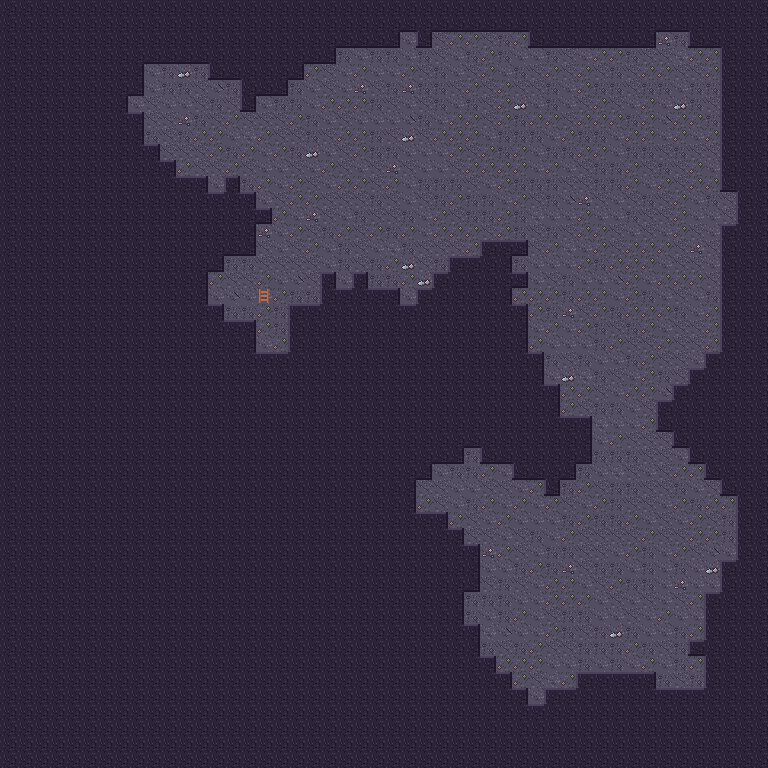

This game map was drawn from its Tiled (.tmx) file and the tilesets committed beside it. A one-line description and the trimmed map source follow:
An orthogonal 48x48 tile map with 16x16 px tiles, 3 tile layers (Back, Buildings, Front).

<map version="1.4" tiledversion="1.4.2" orientation="orthogonal" renderorder="right-down" compressionlevel="0" width="48" height="48" tilewidth="16" tileheight="16" infinite="0" nextlayerid="4" nextobjectid="1">
  <properties />
  <tileset firstgid="1" name="cave" tilewidth="16" tileheight="16" tilecount="48" columns="16">
    <image source="../cave.png" width="256" height="48" />
    <tile id="1">
      <properties>
        <property name="Passable" type="string" value="F" />
      </properties>
    </tile>
    <tile id="16">
      <properties>
        <property name="Passable" type="string" value="F" />
      </properties>
    </tile>
    <tile id="17">
      <properties>
        <property name="Passable" type="string" value="F" />
      </properties>
    </tile>
    <tile id="18">
      <properties>
        <property name="Passable" type="string" value="F" />
      </properties>
    </tile>
    <tile id="19">
      <properties>
        <property name="Passable" type="string" value="F" />
      </properties>
    </tile>
    <tile id="20">
      <properties>
        <property name="Passable" type="string" value="F" />
      </properties>
    </tile>
    <tile id="21">
      <properties>
        <property name="Passable" type="string" value="F" />
      </properties>
    </tile>
    <tile id="22">
      <properties>
        <property name="Passable" type="string" value="F" />
      </properties>
    </tile>
    <tile id="23">
      <properties>
        <property name="Passable" type="string" value="F" />
      </properties>
    </tile>
    <tile id="24">
      <properties>
        <property name="Passable" type="string" value="F" />
      </properties>
    </tile>
    <tile id="25">
      <properties>
        <property name="Passable" type="string" value="F" />
      </properties>
    </tile>
    <tile id="26">
      <properties>
        <property name="Passable" type="string" value="F" />
      </properties>
    </tile>
    <tile id="27">
      <properties>
        <property name="Passable" type="string" value="F" />
      </properties>
    </tile>
    <tile id="28">
      <properties>
        <property name="Passable" type="string" value="F" />
      </properties>
    </tile>
    <tile id="29">
      <properties>
        <property name="Passable" type="string" value="F" />
      </properties>
    </tile>
    <tile id="30">
      <properties>
        <property name="Passable" type="string" value="F" />
      </properties>
    </tile>
    <tile id="31">
      <properties>
        <property name="Passable" type="string" value="F" />
      </properties>
    </tile>
  </tileset>
  <layer id="1" name="Back" width="48" height="48" opacity="1" offsetx="0" offsety="0">
   <data>[2304 cells, 2304 non-empty, 9 distinct tile ids]</data>
  </layer>
  <layer id="2" name="Buildings" width="48" height="48" opacity="1" offsetx="0" offsety="0">
   <data>[2304 cells, 1512 non-empty, 13 distinct tile ids]</data>
  </layer>
  <layer id="3" name="Front" width="48" height="48" opacity="1" offsetx="0" offsety="0">
   <data>[2304 cells, 0 non-empty, 0 distinct tile ids]</data>
  </layer>
</map>
